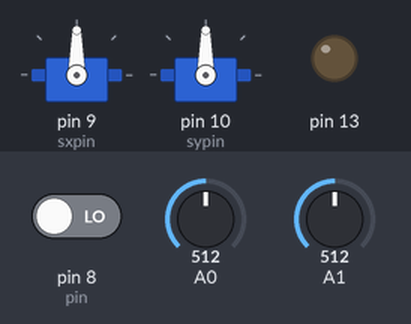
A sketch run on a simulated Arduino Uno, built with avr-gcc and run on an emulated ATmega328P. On the bench: 2 × servo, output pins drawn as LEDs (lit = HIGH). Dashed ring = blinking. Inputs (shaded band) come from the test bench; at power-on: A0 = 512, pin 8 (pin) LOW, A1 = 512.

Above: at 1.2 s.
1.3 s: A0 set to 586
2.8 s: A0 set to 619
At 4.9 s:
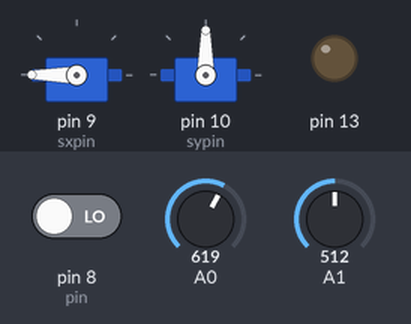
5.8 s: pin 8 (pin) driven HIGH
At 6.06 s:
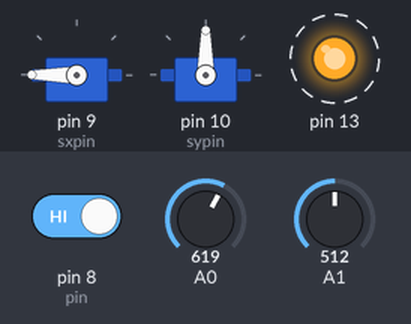
8.8 s: A1 set to 582
11.8 s: A1 set to 611
At 12.08 s:
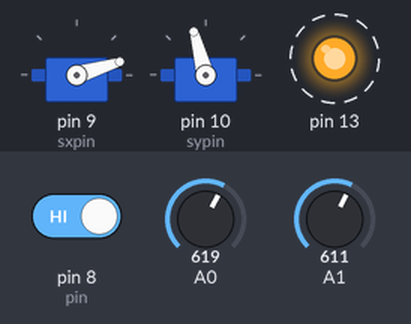
14.8 s: A1 set to 312
17.8 s: A1 set to 292
At 19.11 s:
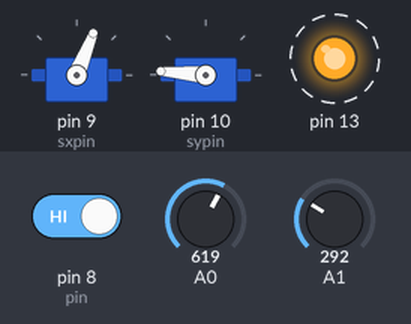
Timing chart, 0 to 23.4 s (numbered marks = the images above; inputs shaded):
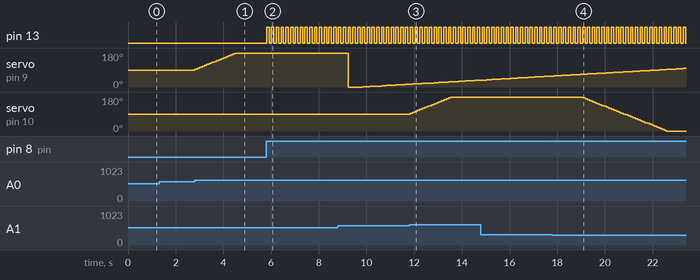

The sketch:

button-test2-servo.ino
```cpp
#include <Servo.h>;
Servo sx;
Servo sy;
const int pin = 8; //пин кнопки
int button = 0; // состояние кнопки
int flag = 0; // флаг
const int sxpin = 9;
const int sypin = 10;
int ax;
int ay;
const int stepplus = 5;
void setup() {
  // put your setup code here, to run once:
 sx.attach(sxpin);
sy.attach(sypin);
ay = 90;
ax = 90;
sy.write(ay);
sx.write(ax);
pinMode(8,INPUT);
pinMode(13,OUTPUT);

}

void loop() {
  // put your main code here, to run repeatedly:
int x = analogRead(A0);
int y = analogRead(A1);
if(y> 600) {
  ay = ay+stepplus;
  //delay(100);
  sy.write(ay);
}
if (y<300) {
  ay = ay-stepplus;
  //delay(100);
  sy.write(ay);
}


if(x> 600) {
  ax = ax+stepplus;
  //delay(100);
  sx.write(ax);
}
if (x<300) {
  ax = ax-stepplus;
  //delay(100);
  sx.write(ax);
}

/*if (ax>=180) {
  ax= 0;
}
*/
//sx.write(ax);
button = digitalRead(pin);
if (button == HIGH && flag == 0) {
  ax = ax +stepplus;
  sx.write(ax);
digitalWrite(13,HIGH);
flag =1;
}else{

if (button== HIGH&& flag ==1) {
  digitalWrite(13,LOW);
  flag = 0;
}
}
delay(100);
}
```

Measured:
- the behaviour switches between 600 and 601 on A0 (found by bisection; images 0 and 1)
- the behaviour switches between 600 and 601 on A1 (found by bisection; images 2 and 3)
- the behaviour switches between 300 and 299 on A1 (found by bisection; images 3 and 4)
- after the input at 1.3 s, every drawn part: stays the same
- after the input at 2.8 s, servo on pin 9 (sxpin): moves from 90° to 180° over 1.7 s, starting at once
- after the input at 5.8 s, pin 13: alternates HIGH for 0.10 s and LOW for 0.10 s, starting at once
- after the input at 11.8 s, servo on pin 10 (sypin): moves from 90° to 180° over 1.7 s, starting at once
- after the input at 17.8 s, servo on pin 10 (sypin): moves from 180° to 0° over 3.5 s, starting after 1.3 s
